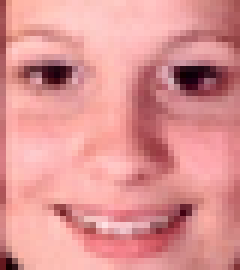
#> input picture machine_learning/PCA/eigenface/Original/01.png, 40 x 45 px, given in place of 1.png, which was not available (shown 6 times larger)
$ jupyter execute --allow-errors eigenface.ipynb
#> lines starting #> are read from the running program, lines starting #| are printed output that depends on the picture; pictures that were not available may be replaced by others from this repository, and a replacement may not be noted
[cell 1]
import numpy as np
import matplotlib.image as mpimg
import matplotlib.pyplot as plt
from sklearn.decomposition import PCA

[cell 2]
def rgb2gray(rgb):
    r, g, b = rgb[:,:,0], rgb[:,:,1], rgb[:,:,2]
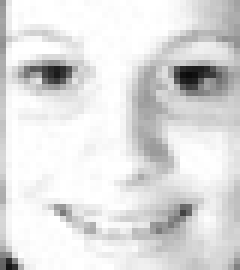
#> r: shape (45, 40) float32 (shown 6 times larger); min 0.0431, max 1, mean 0.873
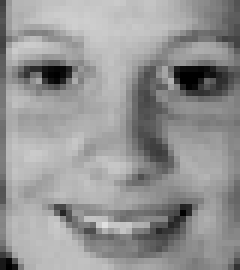
#> g: shape (45, 40) float32 (shown 6 times larger); min 0, max 0.878, mean 0.581
    gray = 0.2989 * r + 0.5870 * g + 0.1140 * b
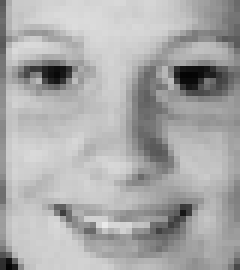
#> gray: shape (45, 40) float32 (shown 6 times larger); min 0.016, max 0.916, mean 0.668
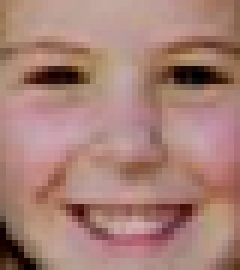
#> input picture machine_learning/PCA/eigenface/Original/02.png, 40 x 45 px, given in place of 2.png, which was not available (shown 6 times larger)
    return gray

[cell 3]
user = 'psb62/'
user = 'Sungbeen Park/'
face_dir = 'C:/Users/'+user+'MATLAB Drive/eigenface/Original/'
n = 20
root_dir = 'C:/Users/'+user+'OneDrive/conda test/PCA/'

#> (a cell that did not finish here is left out)

#> in rgb2gray (call 2), `r, g, b = rgb[:,:,0], rgb[:,:,1], rgb[:,:,2]`:
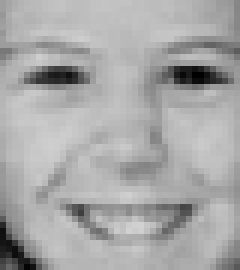
#> r: shape (45, 40) float32 (shown 6 times larger); min 0, max 0.82, mean 0.659
#> in rgb2gray (call 2), `r, g, b = rgb[:,:,0], rgb[:,:,1], rgb[:,:,2]`:
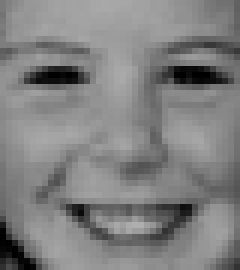
#> g: shape (45, 40) float32 (shown 6 times larger); min 0, max 0.686, mean 0.504
#> in rgb2gray (call 2), `r, g, b = rgb[:,:,0], rgb[:,:,1], rgb[:,:,2]`:
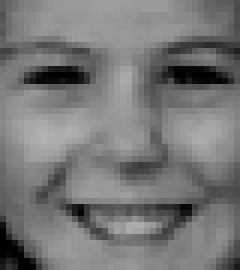
#> b: shape (45, 40) float32 (shown 6 times larger); min 0, max 0.698, mean 0.466
faces.shape
